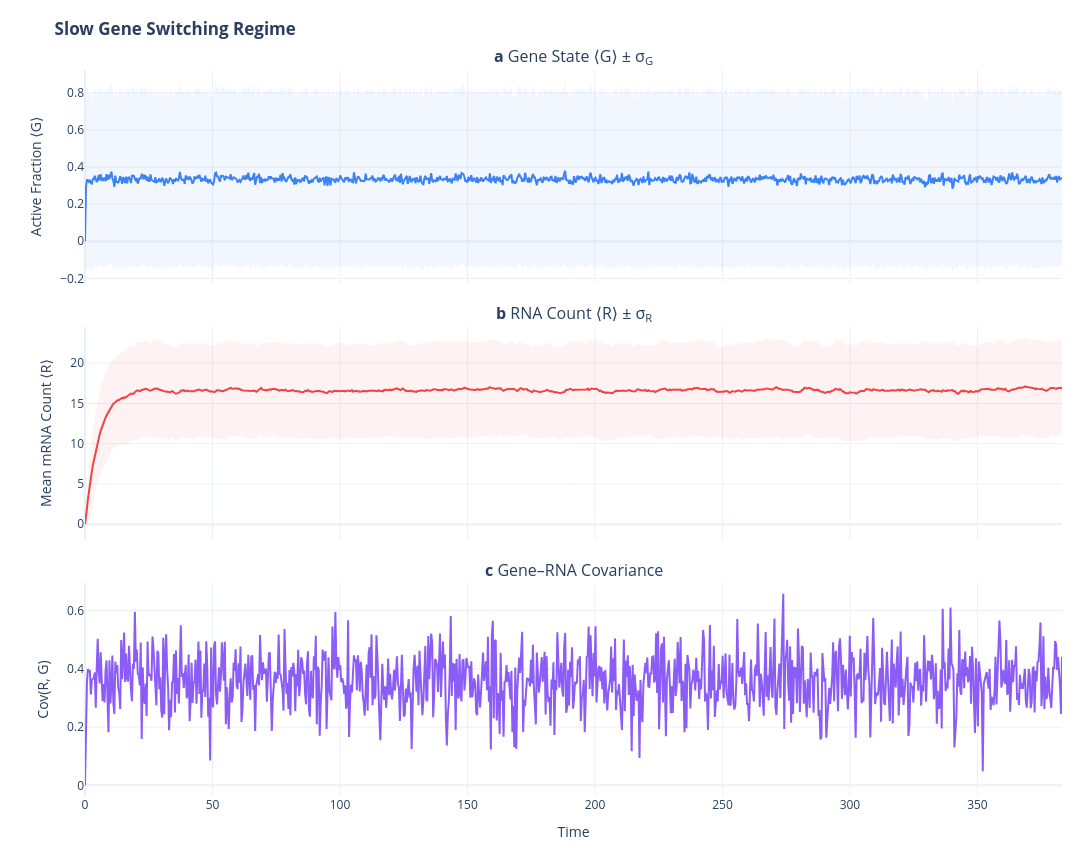

Here is the notebook cell this chart was saved with:
### Markdown cell above
**1b. Fast switching** ($k_{\text{on}}=2.0,\; k_{\text{off}}=4.0 \gg k_{\text{deg}}=0.2$)

Gene flips many times per mRNA lifetime → promoter is effectively averaged
(quasi-constitutive) → **narrow $\sigma_R$**, **near-zero covariance**.
(Note: plot title still reads "Slow" — copy/paste leftover.)

### Code cell
run_experiment(
    title="Slow Gene Switching Regime",
    k_on=2,
    k_off=4
)

### Figure 1 — Plotly figure (JSON) as saved in the notebook; plotly's stock layout.template omitted (floating-point values rounded to 4 significant figures; data arrays with more than 128 entries replaced by an {"elided": "..."} marker saying what was removed)
{"data": [{"hoverinfo": "skip", "line": {"width": 0}, "showlegend": false, "type": "scatter", "x": {"elided": "1000 float values"}, "xaxis": "x", "y": {"elided": "1000 float values"}, "yaxis": "y"}, {"fill": "tonexty", "fillcolor": "rgba(59, 130, 246, 0.07)", "hoverinfo": "skip", "line": {"width": 0}, "showlegend": false, "type": "scatter", "x": {"elided": "1000 float values"}, "xaxis": "x", "y": {"elided": "1000 float values"}, "yaxis": "y"}, {"hovertemplate": "⟨G⟩ = %{y:.3f}<extra></extra>", "line": {"color": "#3B82F6", "width": 2}, "showlegend": false, "type": "scatter", "x": {"elided": "1000 float values"}, "xaxis": "x", "y": {"elided": "1000 float values"}, "yaxis": "y"}, {"hoverinfo": "skip", "line": {"width": 0}, "showlegend": false, "type": "scatter", "x": {"elided": "1000 float values"}, "xaxis": "x2", "y": {"elided": "1000 float values"}, "yaxis": "y2"}, {"fill": "tonexty", "fillcolor": "rgba(239, 68, 68, 0.07)", "hoverinfo": "skip", "line": {"width": 0}, "showlegend": false, "type": "scatter", "x": {"elided": "1000 float values"}, "xaxis": "x2", "y": {"elided": "1000 float values"}, "yaxis": "y2"}, {"hovertemplate": "⟨R⟩ = %{y:.1f}<extra></extra>", "line": {"color": "#EF4444", "width": 2}, "showlegend": false, "type": "scatter", "x": {"elided": "1000 float values"}, "xaxis": "x2", "y": {"elided": "1000 float values"}, "yaxis": "y2"}, {"hovertemplate": "Cov = %{y:.3f}<extra></extra>", "line": {"color": "#8B5CF6", "width": 2}, "showlegend": false, "type": "scatter", "x": {"elided": "1000 float values"}, "xaxis": "x3", "y": {"elided": "1000 float values"}, "yaxis": "y3"}], "layout": {"annotations": [{"font": {"size": 16}, "showarrow": false, "text": "<b>a</b> Gene State ⟨G⟩ ± σ<sub>G</sub>", "x": 0.5, "xanchor": "center", "xref": "paper", "y": 1, "yanchor": "bottom", "yref": "paper"}, {"font": {"size": 16}, "showarrow": false, "text": "<b>b</b> RNA Count ⟨R⟩ ± σ<sub>R</sub>", "x": 0.5, "xanchor": "center", "xref": "paper", "y": 0.6467, "yanchor": "bottom", "yref": "paper"}, {"font": {"size": 16}, "showarrow": false, "text": "<b>c</b> Gene–RNA Covariance", "x": 0.5, "xanchor": "center", "xref": "paper", "y": 0.2933, "yanchor": "bottom", "yref": "paper"}], "height": 850, "hovermode": "x", "margin": {"b": 50, "l": 85, "r": 30, "t": 70}, "title": {"text": "<b>Slow Gene Switching Regime</b>"}, "width": 1100, "xaxis": {"anchor": "y", "domain": [0, 1], "matches": "x3", "showticklabels": false}, "xaxis2": {"anchor": "y2", "domain": [0, 1], "matches": "x3", "showticklabels": false}, "xaxis3": {"anchor": "y3", "domain": [0, 1], "title": {"text": "Time"}}, "yaxis": {"anchor": "x", "domain": [0.7067, 1], "title": {"text": "Active Fraction ⟨G⟩"}}, "yaxis2": {"anchor": "x2", "domain": [0.3533, 0.6467], "title": {"text": "Mean mRNA Count ⟨R⟩"}}, "yaxis3": {"anchor": "x3", "domain": [0, 0.2933], "title": {"text": "Cov(R, G)"}}}}
